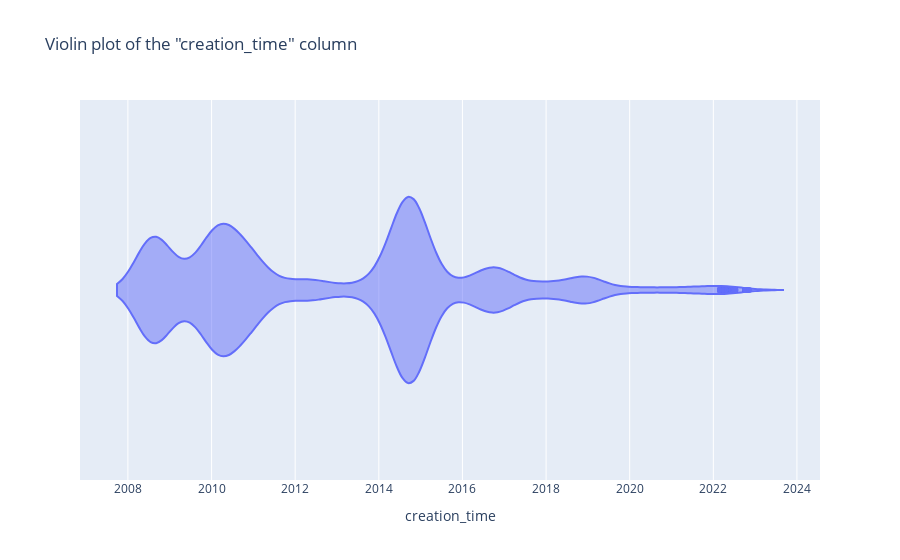

Notebook cell for this chart:
### Markdown cell above
### creation_time

### Code cell
px.violin(actor_text_property, x='creation_time', title='Violin plot of the "creation_time" column')

### Figure 1 — Plotly figure (JSON) as saved in the notebook; plotly's stock layout.template omitted (floating-point values rounded to 4 significant figures; data arrays with more than 128 entries replaced by an {"elided": "..."} marker saying what was removed)
{"data": [{"alignmentgroup": "True", "box": {"visible": false}, "hovertemplate": "creation_time=%{x}<extra></extra>", "legendgroup": "", "marker": {"color": "#636efa"}, "name": "", "offsetgroup": "", "orientation": "h", "scalegroup": "True", "showlegend": false, "type": "violin", "x": {"elided": "53887 str values"}, "x0": " ", "xaxis": "x", "y0": " ", "yaxis": "y"}], "layout": {"legend": {"tracegroupgap": 0}, "title": {"text": "Violin plot of the \"creation_time\" column"}, "violinmode": "group", "xaxis": {"anchor": "y", "domain": [0, 1], "title": {"text": "creation_time"}}, "yaxis": {"anchor": "x", "domain": [0, 1]}}}
